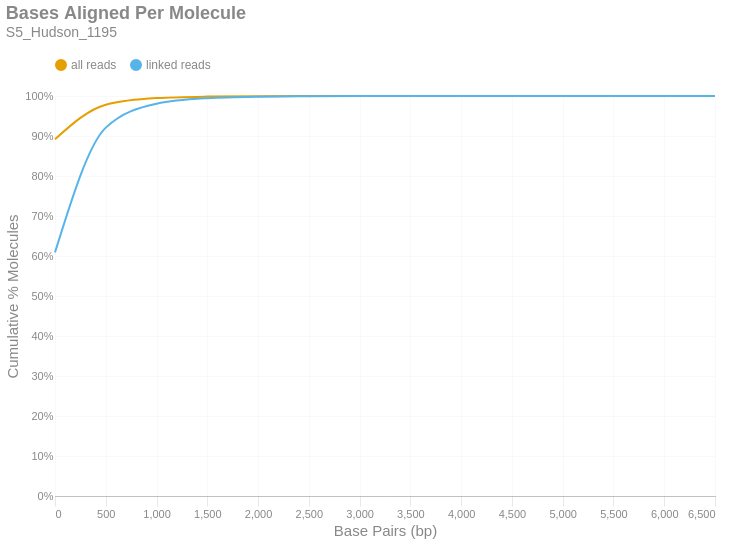

Notebook code cell kept with this figure:
### Markdown cell above
### Bases Aligned Per Molecule
This is a cumulative frequency distribution showing the number of base pairs aligned per unique molecule. These data are shown in 500 bp bins. There are two distributions: one with `all reads` (yellow) and another with only `linked reads` (blue). The percent of molecules in the `linked reads` distribution is relative to the total number of linked molecules.

### Code cell
if SKIPLR:
    print_html(f"Skipped")
else:
    binned_df = consolidated_hist(valids['aligned_bp'], mask, 500, True)
    with SafeRender(binned_df):
        (
            density_plot(binned_df, 'Bases Aligned Per Molecule', samplename, 'basesper')
            .encode(
                x=alt.X('bin:Q', title="Base Pairs (bp)").axis(tickMinStep=500).scale(padding=0),
                y=alt.Y('value:Q', title='Cumulative % Molecules')
                    .axis(format='%')
                    .scale(domain = [0,1])
                    .stack(False),
                color=alt.Color("key:N").scale(domain = ["all reads", "linked reads"]),
                tooltip = [
                    alt.Tooltip("key:N", title = "Data Type"),
                    alt.Tooltip("range_label:N", title="Bases Aligned Per Molecule"),
                    alt.Tooltip("value:Q", format = ".2%", title="% Molecules (Cum.)")
                ]
            )
        ).display()

### Figure 1 — Vega-Lite specification as saved in the notebook (floating-point values rounded to 4 significant figures)
{"width": "container", "height": 400, "config": {"title": {"anchor": "start", "dy": -15, "fontSize": 18, "color": "#888888", "subtitleColor": "#888888", "subtitleFontSize": 14}, "arc": {"fill": "#0072B2"}, "axis": {"domainColor": "#888888", "domainWidth": 0.5, "gridWidth": 0.2, "grid": false, "titleFontWeight": 400, "titleFontSize": 15, "labelFontSize": 11, "labelColor": "#888888", "tickColor": "#888888", "tickWidth": 0.2, "titleColor": "#888888"}, "axisBand": {"grid": false}, "axisX": {"grid": true, "tickSize": 10, "domainCap": "round"}, "axisY": {"domain": false, "grid": true, "tickSize": 0, "domainCap": "round"}, "background": "transparent", "header": {"labelFontSize": 15, "labelColor": "#888888", "titleFontSize": 15, "titleFontWeight": 600, "titleColor": "#888888"}, "legend": {"labelFont": "sans-serif", "labelFontSize": 12, "labelColor": "#888888", "symbolSize": 100, "symbolType": "circle", "titleFontSize": 12, "titlePadding": 10, "titleColor": "#888888", "title": null, "orient": "top"}, "range": {"category": ["#E69F00", "#56B4E9", "#009E73", "#F0E442", "#0072B2", "#D55E00", "#CC79A7", "#000000"], "diverging": ["#cfe8f3", "#a2d4ec", "#73bfe2", "#46abdb", "#1696d2", "#12719e"]}, "area": {"fill": "#0072B2", "fillOpacity": 0.7, "line": true, "strokeOpacity": 0.7}, "line": {"color": "#0072B2", "stroke": "#0072B2", "strokeWidth": 2}, "trail": {"color": "#0072B2", "stroke": "#0072B2", "strokeWidth": 0, "size": 1}, "point": {"filled": true, "fillOpacity": 1.0, "size": 95}, "text": {"color": "#888888", "fontSize": 11, "align": "right", "fontWeight": 400, "size": 11}, "bar": {"fill": "#0072B2", "stroke": null}, "view": {"stroke": null, "continuousWidth": 660, "continuousHeight": 400}}, "data": {"name": "data-010606e414b28e9fbd0992f8f9f2c481"}, "mark": {"type": "line", "interpolate": "monotone", "point": {"opacity": 0, "size": 275}}, "encoding": {"color": {"field": "key", "scale": {"domain": ["all reads", "linked reads"]}, "type": "nominal"}, "tooltip": [{"field": "key", "title": "Data Type", "type": "nominal"}, {"field": "range_label", "title": "Bases Aligned Per Molecule", "type": "nominal"}, {"field": "value", "format": ".2%", "title": "% Molecules (Cum.)", "type": "quantitative"}], "x": {"axis": {"tickMinStep": 500}, "field": "bin", "scale": {"padding": 0}, "title": "Base Pairs (bp)", "type": "quantitative"}, "y": {"axis": {"format": "%"}, "field": "value", "scale": {"domain": [0, 1]}, "stack": false, "title": "Cumulative % Molecules", "type": "quantitative"}}, "params": [{"name": "param_c36ac31b6afebe62", "select": {"type": "point", "fields": ["key"]}, "bind": "legend"}], "title": {"text": "Bases Aligned Per Molecule", "subtitle": "S5_Hudson_1195"}, "transform": [{"fold": ["all reads (cumsum)", "linked reads (cumsum)"]}, {"calculate": "replace(datum.key, ' (cumsum)', '')", "as": "key"}, {"filter": {"param": "param_c36ac31b6afebe62"}}], "usermeta": {"embedOptions": {"downloadFileName": "S5_Hudson_1195.basesper"}}, "$schema": "https://vega.github.io/schema/vega-lite/v6.1.0.json", "datasets": {"data-010606e414b28e9fbd0992f8f9f2c481": [{"bin": "0.0", "interval": "0.0-500.0", "all reads": 0.892, "linked reads": 0.609, "all reads (cumsum)": 0.892, "linked reads (cumsum)": 0.609, "range_label": "0-499"}, {"bin": "500.0", "interval": "500.0-1000.0", "all reads": 0.08632, "linked reads": 0.3119, "all reads (cumsum)": 0.9783, "linked reads (cumsum)": 0.9209, "range_label": "500-999"}, {"bin": "1000.0", "interval": "1000.0-1500.0", "all reads": 0.0164, "linked reads": 0.05978, "all reads (cumsum)": 0.9947, "linked reads (cumsum)": 0.9807, "range_label": "1000-1499"}, {"bin": "1500.0", "interval": "1500.0-2000.0", "all reads": 0.003783, "linked reads": 0.01385, "all reads (cumsum)": 0.9985, "linked reads (cumsum)": 0.9945, "range_label": "1500-1999"}, {"bin": "2000.0", "interval": "2000.0-2500.0", "all reads": 0.001035, "linked reads": 0.003797, "all reads (cumsum)": 0.9995, "linked reads (cumsum)": 0.9983, "range_label": "2000-2499"}, {"bin": "2500.0", "interval": "2500.0-3000.0", "all reads": 0.0002813, "linked reads": 0.001032, "all reads (cumsum)": 0.9998, "linked reads (cumsum)": 0.9993, "range_label": "2500-2999"}, {"bin": "3000.0", "interval": "3000.0-3500.0", "all reads": 0.0001056, "linked reads": 0.0003877, "all reads (cumsum)": 0.9999, "linked reads (cumsum)": 0.9997, "range_label": "3000-3499"}, {"bin": "3500.0", "interval": "3500.0-4000.0", "all reads": 4.319e-05, "linked reads": 0.0001585, "all reads (cumsum)": 1.0, "linked reads (cumsum)": 0.9999, "range_label": "3500-3999"}, {"bin": "4000.0", "interval": "4000.0-4500.0", "all reads": 1.713e-05, "linked reads": 6.287e-05, "all reads (cumsum)": 1.0, "linked reads (cumsum)": 1.0, "range_label": "4000-4499"}, {"bin": "4500.0", "interval": "4500.0-5000.0", "all reads": 8.566e-06, "linked reads": 3.143e-05, "all reads (cumsum)": 1.0, "linked reads (cumsum)": 1.0, "range_label": "4500-4999"}, {"bin": "5000.0", "interval": "5000.0-5500.0", "all reads": 2.498e-06, "linked reads": 9.168e-06, "all reads (cumsum)": 1.0, "linked reads (cumsum)": 1.0, "range_label": "5000-5499"}, {"bin": "5500.0", "interval": "5500.0-6000.0", "all reads": 7.139e-07, "linked reads": 2.619e-06, "all reads (cumsum)": 1.0, "linked reads (cumsum)": 1.0, "range_label": "5500-5999"}, {"bin": "6000.0", "interval": "6000.0-6500.0", "all reads": 7.139e-07, "linked reads": 2.619e-06, "all reads (cumsum)": 1.0, "linked reads (cumsum)": 1.0, "range_label": "6000-6499"}, {"bin": "6500.0", "interval": "6500.0-7000.0", "all reads": 1.071e-06, "linked reads": 3.929e-06, "all reads (cumsum)": 1.0, "linked reads (cumsum)": 1.0, "range_label": "6500-6999"}]}}
